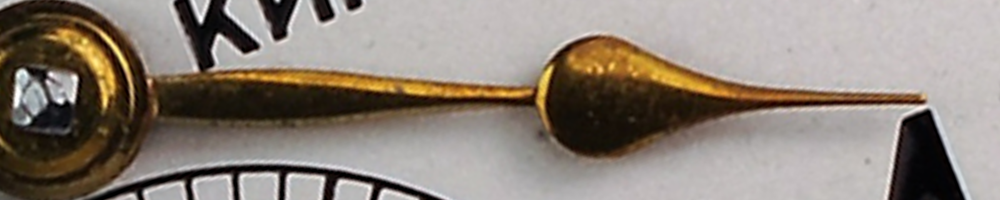
#> input picture marine-chronometer-source/wempe/6mx-audit/gamma/pear_247.png, 1000 x 200 px, shrunk from 1600 x 320 before the run
$ python silhouette_rows.py ../gamma/pear_247.png 5 1.0 out.png
#> lines starting #> are read from the running program, lines starting #| are printed output that depends on the picture; after the words box and inside, x2 and y2 are one past the last pixel; in counts of white or black regions, pixels touching at a corner belong together
"""Silhouette of a part against a plain light background: for each image row the left and right foreground x (background =
pixels close to the median of the image's border colour), printed every N rows with width. Usage: silhouette_rows.py IMG [step] [thr] [out.png]
Used to read the bowl's widths (collar, thread, body) from side/oblique photos; horizontal extent = true diameter for a telephoto view."""
import sys,cv2,numpy as np
im=cv2.imread(sys.argv[1]);step=int(sys.argv[2]) if len(sys.argv)>2 else 10;thr=float(sys.argv[3]) if len(sys.argv)>3 else 35
#> further down, im is the input picture: shape (200, 1000, 3); mean B, G, R 120.4, 130, 140.3
b=np.concatenate([im[:12].reshape(-1,3),im[:,:6].reshape(-1,3),im[:,-6:].reshape(-1,3)]);bg=np.median(b,axis=0)
#> after `bg = np.median(b, axis=0)`: bg = [190, 191, 196]
d=np.linalg.norm(im.astype(float)-bg,axis=2);m=(d>thr).astype(np.uint8)
#> after `d = np.linalg.norm(im.astype(float) - bg, axis=2)`:
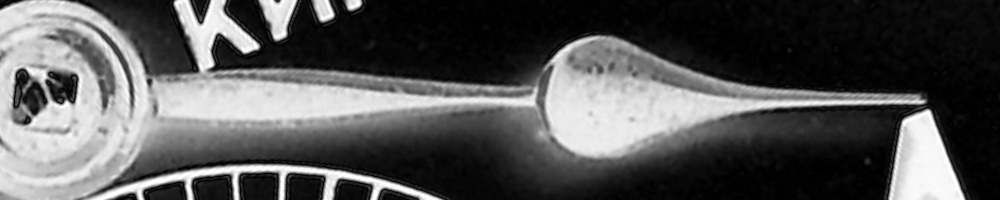
#> d: shape (200, 1000) float64; min 0, max 333.2, mean 113.8; drawn with min black and max white
#> after `m = (d > thr).astype(np.uint8)`:
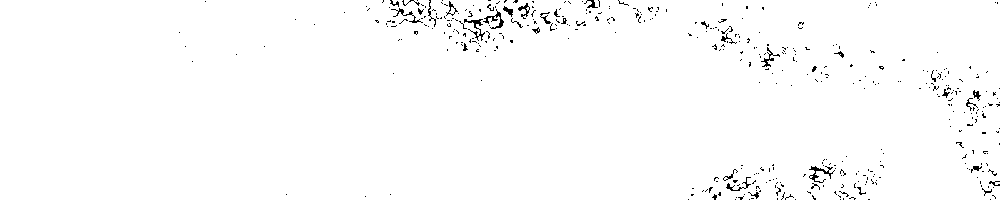
#> m: shape (200, 1000); values 0 (black) and 1 (white), 98.6% white; black in thin lines or dots, all inside (x1, y1, x2, y2) = (179, 0, 1000, 200)
m=cv2.morphologyEx(m,cv2.MORPH_OPEN,np.ones((3,3),np.uint8))
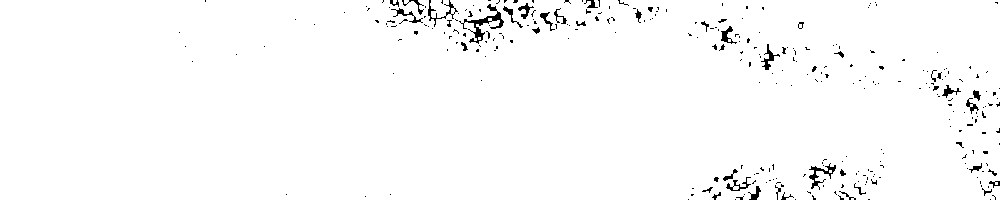
#> m: shape (200, 1000); values 0 (black) and 1 (white), 98.2% white; black in thin lines or dots, all inside (x1, y1, x2, y2) = (179, 0, 1000, 200)
print('bg',bg)
#| bg [190. 191. 196.]
out=im.copy()
for y in range(0,im.shape[0],step):
    xs=np.where(m[y])[0]
    if len(xs)==0: continue
    print(y,xs[0],xs[-1],xs[-1]-xs[0]);cv2.circle(out,(xs[0],y),2,(0,0,255),-1);cv2.circle(out,(xs[-1],y),2,(0,0,255),-1)
#> this loop made 40 passes
#| 0 0 999 999
#| 5 0 999 999
#| 10 0 999 999
#| 15 0 999 999
#| 20 0 999 999
#| 25 0 999 999
#| 30 0 999 999
#| 35 0 999 999
#> (further printed lines are left out)
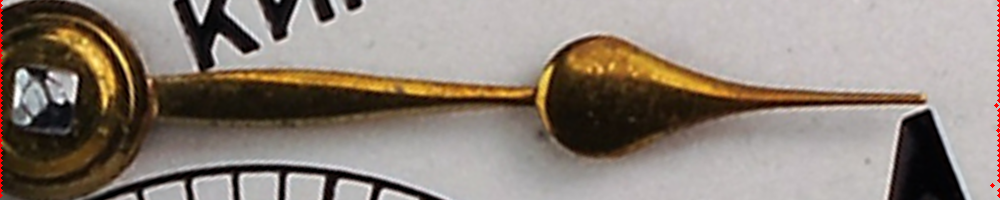
#> out: shape (200, 1000, 3); 0.36% of pixels changed, all inside (x1, y1, x2, y2) = (0, 0, 1000, 198)
if len(sys.argv)>4: cv2.imwrite(sys.argv[4],out)
